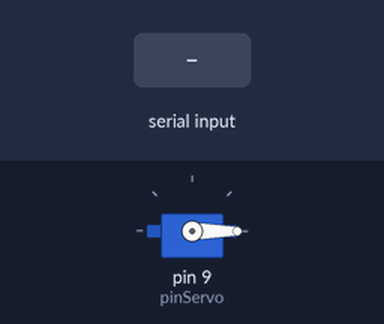
This sketch was run on a simulated Arduino Uno, built with avr-gcc and run on an emulated ATmega328P. On the bench: servo. The inputs (shaded band) are chosen by the test bench. What the sketch prints to the serial monitor is not drawn.

Above: at 4.2 s.
4.3 s: "SERVO:90\n" received over Serial
At 4.8 s:
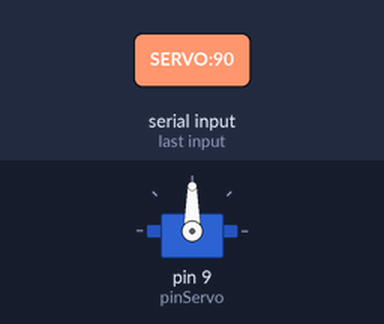
5.8 s: "SERVO:\n" received over Serial
At 7.1 s:
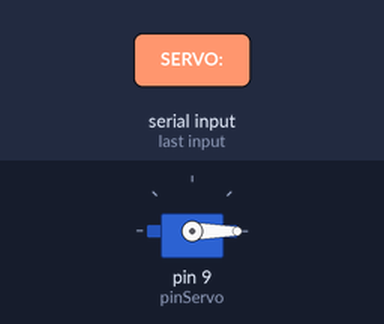
Timing chart, 0 to 8.8 s (numbered marks = the images above; inputs shaded):
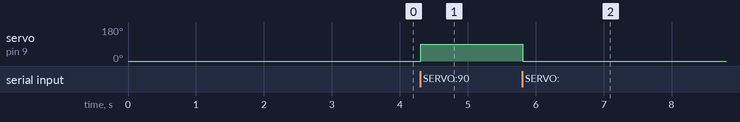

Measured:
- after the input at 4.3 s, servo on pin 9 (pinServo): 0° → 90° at once
- after the input at 5.8 s, servo on pin 9 (pinServo): 90° → 0° at once

The sketch:

Sketch_Arduino1_Parte2.ino
```cpp
#include <Servo.h>
#include <EEPROM.h>

Servo miServo;
const int pinSensor = A0;
const int pinServo = 9;
bool transmitiendoSensor = false;
unsigned long ultimoEnvio = 0;
unsigned long intervaloSensor = 1000;

void setup() {
  Serial.begin(9600);
  miServo.attach(pinServo);
  miServo.write(0);

  delay(3000);   // ← aumentado para dar tiempo al Arduino 2
  enviarMensajeEEPROM();
}

void loop() {
  if (transmitiendoSensor && (millis() - ultimoEnvio >= intervaloSensor)) {
    ultimoEnvio = millis();
    int lectura = analogRead(pinSensor);
    Serial.print('S');
    Serial.println(lectura);
  }

  if (Serial.available() > 0) {
    String comando = Serial.readStringUntil('\n');
    comando.trim();

    if (comando.startsWith("SERVO:")) {
      int angulo = comando.substring(6).toInt();
      if (angulo >= 0 && angulo <= 180) {
        miServo.write(angulo);
      }
    }
    else if (comando.startsWith("START_SEN:")) {
      intervaloSensor = comando.substring(10).toInt();
      transmitiendoSensor = true;
      ultimoEnvio = millis();
    }
    else if (comando.equals("STOP_SEN")) {
      transmitiendoSensor = false;
    }
    else if (comando.equals("REQUEST_W")) {       // ← nuevo: re-envía bajo pedido
      enviarMensajeEEPROM();
    }
    else if (comando.startsWith("NEW_WELCOME:")) {
      String nuevoTexto = comando.substring(12);

      for (int m = 0; m < 45; m++) { EEPROM.write(m, 0); }

      int i = 0;
      for (i = 0; i < nuevoTexto.length() && i < 16; i++) {
        EEPROM.write(i, nuevoTexto[i]);
      }
      EEPROM.write(i, '\0');

      delay(100);
      enviarMensajeEEPROM();  // ← nuevo: confirma enviando el mensaje guardado
    }
  }
}

void enviarMensajeEEPROM() {
  char primera = EEPROM.read(0);
  Serial.print('W');

  if (primera == 0xFF || primera == '\0' || primera == '\r' || primera == '\n') {
    Serial.println("Bienvenido! [Def]");
  } else {
    int i = 0;
    char c = EEPROM.read(i);
    while (c != '\0' && c != '\r' && c != '\n' && i < 16) {
      Serial.print(c);
      i++;
      c = EEPROM.read(i);
    }
    Serial.println();
  }
}
```
